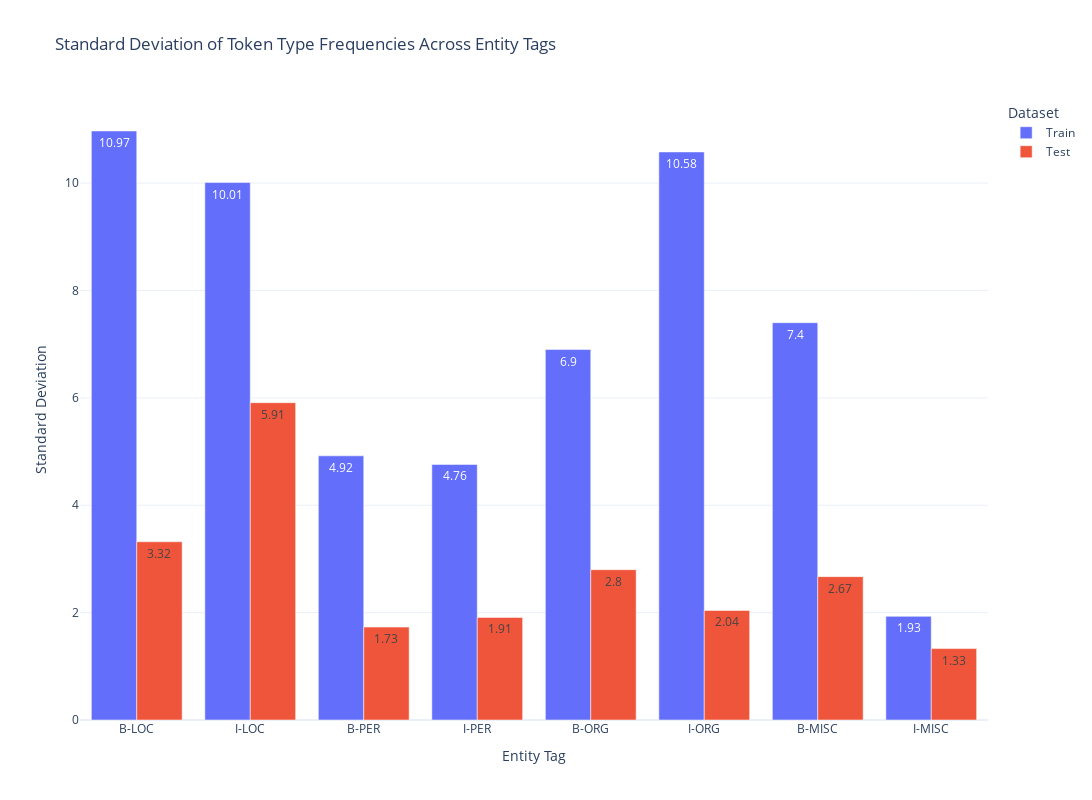

Notebook source saved alongside this figure:
### Code cell
# Define the datasets and entity tags to analyze
# datasets_of_interest = ['ANERCorp', 'CoNLL-2003']
datasets_of_interest = ['ANERCorp']
tags_of_interest = ['B-LOC', 'I-LOC', 'B-PER', 'I-PER', 'B-ORG', 'I-ORG', 'B-MISC', 'I-MISC']
splits = ['train', 'test']

# Initialize the analyzer
analyzer = EntityTagDistributionAnalyzer(corpora, datasets_of_interest, tags_of_interest)

# Compute entity tag distributions
distribution_df = analyzer.calculate_distributions(splits)

# Visualize standard deviation across entity tags
analyzer.visualize_distributions(distribution_df, 'Standard Deviation', 
    title="Standard Deviation of Token Type Frequencies Across Entity Tags")

### Figure 1 — Plotly figure (JSON) as saved in the notebook; plotly's stock layout.template omitted (floating-point values rounded to 4 significant figures)
{"data": [{"alignmentgroup": "True", "hovertemplate": "Split=Train<br>Tag=%{x}<br>Standard Deviation=%{text}<extra></extra>", "legendgroup": "Train", "marker": {"color": "#636efa", "pattern": {"shape": ""}}, "name": "Train", "offsetgroup": "Train", "orientation": "v", "showlegend": true, "text": [10.97, 10.01, 4.92, 4.76, 6.9, 10.58, 7.4, 1.93], "textposition": "auto", "type": "bar", "x": ["B-LOC", "I-LOC", "B-PER", "I-PER", "B-ORG", "I-ORG", "B-MISC", "I-MISC"], "xaxis": "x", "y": [10.97, 10.01, 4.92, 4.76, 6.9, 10.58, 7.4, 1.93], "yaxis": "y"}, {"alignmentgroup": "True", "hovertemplate": "Split=Test<br>Tag=%{x}<br>Standard Deviation=%{text}<extra></extra>", "legendgroup": "Test", "marker": {"color": "#EF553B", "pattern": {"shape": ""}}, "name": "Test", "offsetgroup": "Test", "orientation": "v", "showlegend": true, "text": [3.32, 5.91, 1.73, 1.91, 2.8, 2.04, 2.67, 1.33], "textposition": "auto", "type": "bar", "x": ["B-LOC", "I-LOC", "B-PER", "I-PER", "B-ORG", "I-ORG", "B-MISC", "I-MISC"], "xaxis": "x", "y": [3.32, 5.91, 1.73, 1.91, 2.8, 2.04, 2.67, 1.33], "yaxis": "y"}], "layout": {"barmode": "group", "height": 800, "legend": {"title": {"text": "Dataset"}, "tracegroupgap": 0}, "title": {"text": "Standard Deviation of Token Type Frequencies Across Entity Tags"}, "width": 1200, "xaxis": {"anchor": "y", "domain": [0, 1], "title": {"text": "Entity Tag"}}, "yaxis": {"anchor": "x", "domain": [0, 1], "title": {"text": "Standard Deviation"}}}}
